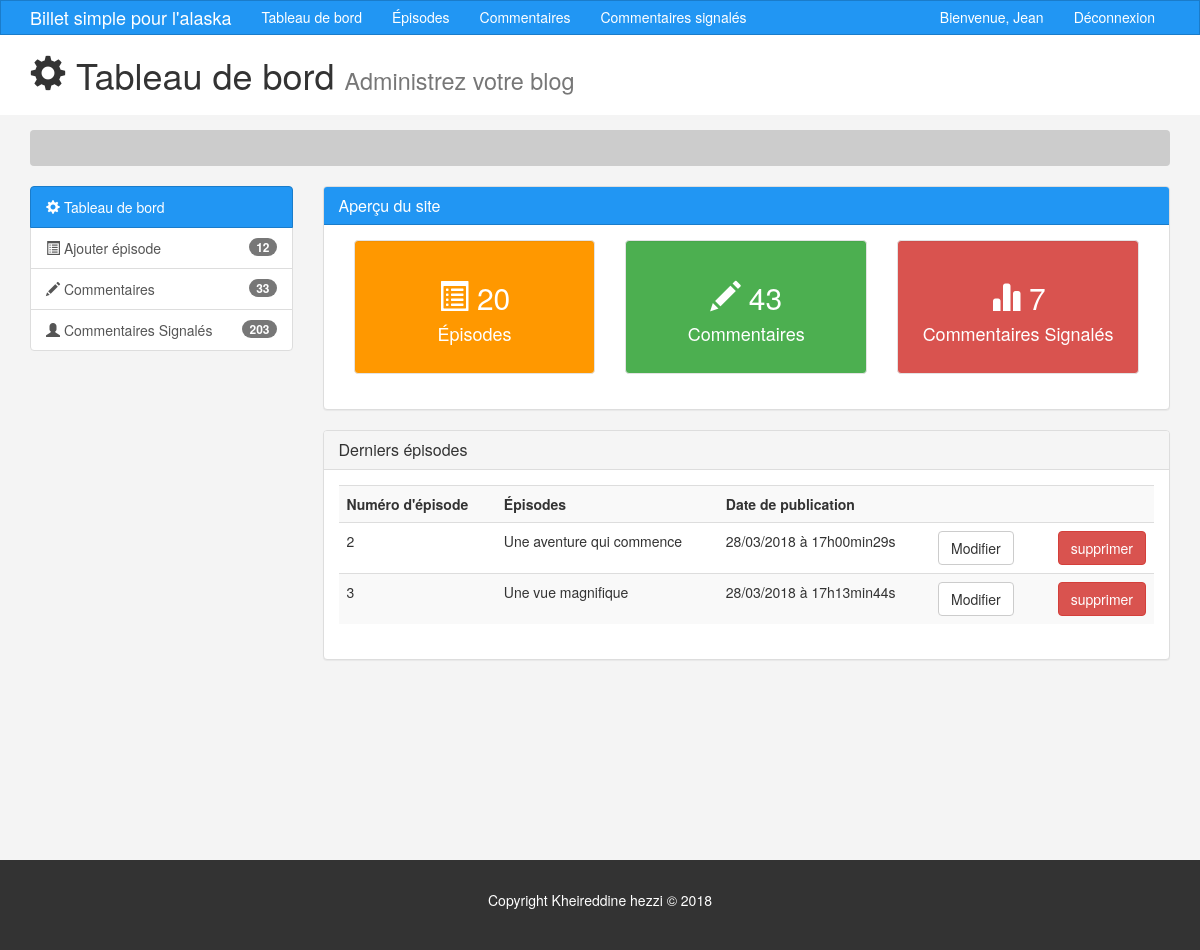
Page /admin/index (signed in) on the committed database.
### tables this page shows
CREATE TABLE `posts` (
  `id` int(11) NOT NULL,
  `user_id` int(11) NOT NULL,
  `title` varchar(255) NOT NULL,
  `content` text NOT NULL,
  `created_at` datetime NOT NULL DEFAULT CURRENT_TIMESTAMP,
  `number_e` int(11) NOT NULL
);

### app/controllers/Admin.php (called while the page is built, shortened)
<?php
class Admin extends controller{
    public function __construct(){
        $this->postModel = $this->model('Post');
    }
    public function index(){
            $posts = $this->postModel->getPosts();
            $data = [
                    'admin' => $posts
            ];
            $this->view('admin/index',$data);
    }
}

### app/libraries/Core.php (called while the page is built, shortened)
<?php
class Core {
    protected $currentMethod = 'index';
    public function __construct(){
        $url = $this->getUrl();
        if(file_exists('../app/controllers/' .ucwords($url[0]).'.php')){
        unset($url[0]);
        }
        $this->currentController = new $this->currentController;
        if(isset($url[1])){
                if(method_exists($this->currentController, $url[1])){
                $this->currentMethod = $url[1];
                unset($url[1]);
            }
        }
        $this->params = $url ? array_values($url) : [];
        call_user_func_array([$this->currentController,
                             $this->currentMethod], $this->params);
    }
    public function getUrl(){
        if(isset($_GET['url'])){
            $url = rtrim($_GET['url'], '/');
            $url = filter_var($url, FILTER_SANITIZE_URL);
            $url = explode('/',$url);
            return $url;
        }
    }
}

### public/index.php (called while the page is built, shortened)
<?php
    $init = new Core;

### app/libraries/Database.php (called while the page is built, shortened)
<?php
 class Database {
    private $host = DB_HOST;
    private $user = DB_USER;
    private $pass = DB_PASS;
    private $dbname = DB_NAME;
    private $dbh;
    private $stmt;
    public function __construct(){
        $dsn = 'mysql:host='.$this->host.';dbname='. $this->dbname;
        $options =  array(
            PDO::MYSQL_ATTR_INIT_COMMAND => 'SET NAMES utf8',
            PDO::ATTR_PERSISTENT => true,
            PDO::ATTR_ERRMODE => PDO::ERRMODE_EXCEPTION
        );
        try{
            $this->dbh = new PDO($dsn, $this->user, $this->pass, $options)
            ;
        }catch(PDOException $e){
            $this->error = $e->getMessage();
            echo $this->error;
        }
    }
        public function query($sql){
            $this->stmt = $this->dbh->prepare($sql);
        }
        public function execute(){
            return $this->stmt->execute();
        }
        public function resultSet(){
            $this->execute();
            return $this->stmt->fetchAll(PDO::FETCH_OBJ);
        }
 }

### app/models/post.php (called while the page is built, shortened)
<?php
class Post{
    private $db;
    public function __construct(){
        $this->db = new Database;
    }
    public function getPosts(){
        $this->db->query('SELECT *,substring(content,1,190) AS sub_content ,
        DATE_FORMAT(created_at,\'%d/%m/%Y à %Hh%imin%ss\') AS
        c_date FROM posts ORDER BY number_e ASC');
        $results = $this->db->resultSet();
        return $results;
    }
}

### app/views/admin/index.php (the view, shortened to what this page needs)
<?php  require APPROOT .'/views/admin/inc/header.php'; ?>
<section id="breadcrumb">
      <div class="container">
        <ol class="breadcrumb">
        </ol>
      </div>
    </section>
    <section id="main">
      <div class="container">
        <div class="row">
<?php require APPROOT .'/views/admin/inc/widget.php';?>
          <div class="col-md-9">
            <div class="panel panel-default">
              <div class="panel-heading main-color-bg">
                <h3 class="panel-title">Aperçu du site</h3>
              </div>
              <div class="panel-body">
                <div class="col-md-4">
                  <div class="well dash-box overview">
                    <h2><span class="glyphicon glyphicon-list-alt" aria-hidden="true"></span> 20</h2>
                    <h4>Épisodes</h4>
                  </div>
                </div>
                <div class="col-md-4">
                  <div class="well dash-box overview2">
                    <h2><span class="glyphicon glyphicon-pencil" aria-hidden="true"></span> 43</h2>
                    <h4>Commentaires</h4>
                  </div>
                </div>
                <div class="col-md-4">
                  <div class="well dash-box overview3">
                    <h2><span class="glyphicon glyphicon-stats" aria-hidden="true"></span> 7</h2>
                    <h4>Commentaires Signalés</h4>
                  </div>
                </div>
              </div>
              </div>
              <div class="panel panel-default">
                <div class="panel-heading">
                  <h3 class="panel-title">Derniers épisodes</h3>
                </div>
                <div class="panel-body">
                  <table class="table table-striped table-hover">
                      <tr>
                        <th>Numéro d'épisode</th>
                        <th>Épisodes</th>
                        <th>Date de publication</th>
                        <th></th>
                        <th></th>
                      </tr>
                      <tr>
                      <?php foreach ($data['admin'] as $post) : ?>
                        <td><?php echo $post->number_e; ?></td>
                        <td><?php echo $post->title;?></td>
                        <td><?php echo $post->c_date ?></td>
                        <td><a class="btn btn-default" href="<?php echo URLROOT; ?>/admin/edit/<?php echo $post->id; ?>">Modifier</a></td>
                        <td><form class="pull-right" action="<?php echo URLROOT; ?>/admin/delete/<?php echo $post->id; ?>" method="post" >
                        <input type="submit" value="supprimer" class="btn btn-danger">
                        </form></td>
                      </tr>
                      <?php endforeach ; ?>
                    </table>
                </div>
              </div>
          </div>
        </div>
      </div>
    </section>
    <?php  require APPROOT .'/views/admin/inc/footer.php'; ?>

### public/dashboard/css/style.css (style rules this page uses)
body { background:#f4f4f4; }
.main-color-bg { background-color: #2196f3 !important; border-color: #1a7cca !important; color:#ffffff !important; }
.breadcrumb { background:#cccccc; color:#333333; }
.overview { background-color:#ff9800; color:white; }
.overview2 { background-color:#4caf50; color:white; }
.overview3 { background-color:#d9534f; color:white; }
.dash-box { text-align:center; }

### rows in the picture
posts: number_e "2", title "Une aventure qui commence", c_date "28/03/2018 à 17h00min29s"
posts: number_e "3", title "Une vue magnifique", c_date "28/03/2018 à 17h13min44s"
